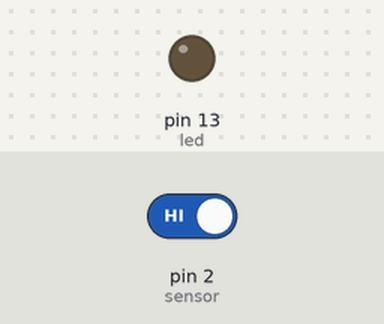
Recording of a sketch running on a simulated Arduino Uno, built with avr-gcc and run on an emulated ATmega328P. Shown: output pins drawn as LEDs (lit = HIGH). The test bench sets the inputs (shaded band); at power-on: pin 2 (sensor) HIGH.

Above: at 1.2 s.
1.3 s: pin 2 (sensor) driven LOW
At 1.7 s:
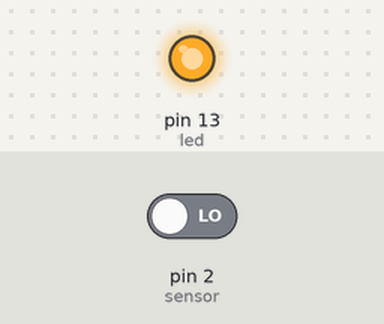
4.3 s: pin 2 (sensor) driven HIGH
At 5.7 s:
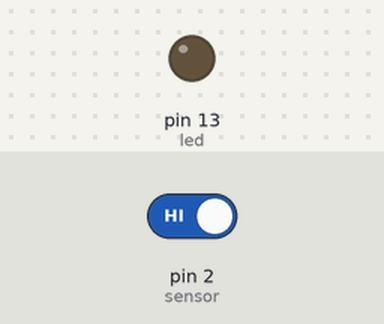
Timing chart, 0 to 7.3 s (numbered marks = the images above; inputs shaded):
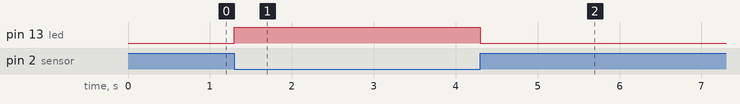

The sketch:

v_2.ino
```cpp
int sensor=2;// pin S de modulo a pin 2
int led=13;// anodo de LED a pin 3
int estado;// variable almacena valor leido de pin 2

void setup()
{
  pinMode(sensor,INPUT);
  pinMode(led,OUTPUT);
}

void loop()
{
  estado=digitalRead(sensor);// lee valor de pin 2
  if(estado==LOW)// si se detecta vibracion
  {
    digitalWrite(led,HIGH);// enciende LED
    delay(500);// demora de medio segundo para visualizar bien el LED encendido
  }
  digitalWrite(led,LOW);// apaga LED
}
```

Measured:
- after the input at 1.3 s, pin 13 (led): LOW → HIGH at once
- after the input at 4.3 s, pin 13 (led): HIGH → LOW at once
